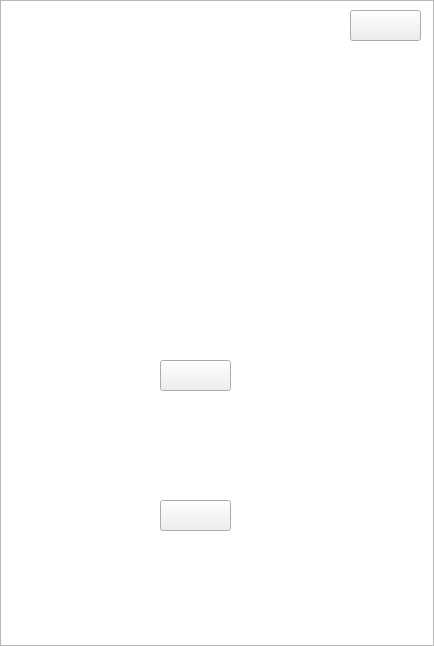
<?xml version="1.0" encoding="UTF-8"?>
<ui version="4.0">
 <class>Widget</class>
 <widget class="QWidget" name="Widget">
  <property name="geometry">
   <rect>
    <x>0</x>
    <y>0</y>
    <width>434</width>
    <height>646</height>
   </rect>
  </property>
  <property name="minimumSize">
   <size>
    <width>0</width>
    <height>0</height>
   </size>
  </property>
  <property name="maximumSize">
   <size>
    <width>16777215</width>
    <height>16777215</height>
   </size>
  </property>
  <property name="windowTitle">
   <string>Widget</string>
  </property>
  <widget class="QGraphicsView" name="Box">
   <property name="geometry">
    <rect>
     <x>0</x>
     <y>0</y>
     <width>434</width>
     <height>646</height>
    </rect>
   </property>
   <property name="minimumSize">
    <size>
     <width>0</width>
     <height>0</height>
    </size>
   </property>
   <property name="maximumSize">
    <size>
     <width>16777215</width>
     <height>16777215</height>
    </size>
   </property>
  </widget>
  <widget class="QPushButton" name="pushButton">
   <property name="geometry">
    <rect>
     <x>160</x>
     <y>360</y>
     <width>71</width>
     <height>31</height>
    </rect>
   </property>
   <property name="text">
    <string/>
   </property>
  </widget>
  <widget class="QLabel" name="label">
   <property name="geometry">
    <rect>
     <x>30</x>
     <y>20</y>
     <width>101</width>
     <height>16</height>
    </rect>
   </property>
   <property name="text">
    <string/>
   </property>
  </widget>
  <widget class="QPushButton" name="pushButton_2">
   <property name="geometry">
    <rect>
     <x>160</x>
     <y>500</y>
     <width>71</width>
     <height>31</height>
    </rect>
   </property>
   <property name="text">
    <string/>
   </property>
  </widget>
  <widget class="QPushButton" name="pushButton_3">
   <property name="geometry">
    <rect>
     <x>350</x>
     <y>10</y>
     <width>71</width>
     <height>31</height>
    </rect>
   </property>
   <property name="text">
    <string/>
   </property>
  </widget>
 </widget>
 <resources/>
 <connections/>
</ui>
